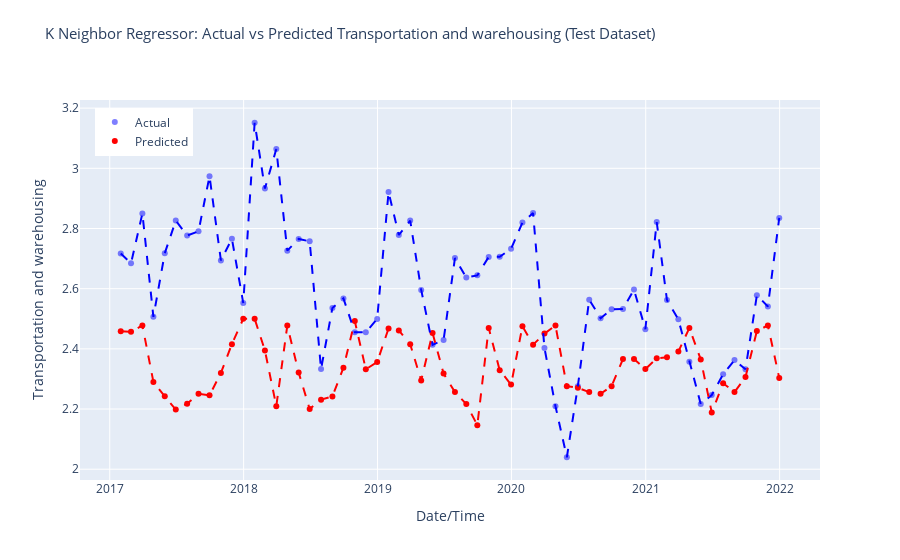

Notebook code cell kept with this figure:
### Code cell
# Make predictions on the test dataset
predictions = pycr.predict_model(model, data = test_data)
r2 = r2_score(predictions['Transportation and warehousing'], predictions['prediction_label'])
print('R-squared (R2) Score:', r2)


# Sort predictions DataFrame by index
predictions.sort_index(inplace=True)

# Create Plotly figure
fig = make_subplots(rows=1, cols=1, shared_xaxes=True, shared_yaxes=True)

# Add scatter plot for actual values
fig.add_trace(go.Scatter(x=predictions.index, y=predictions['Transportation and warehousing'],
                         mode='markers', marker=dict(color='blue', opacity=0.5),
                         name='Actual'), row=1, col=1)

# Add scatter plot for predicted values
fig.add_trace(go.Scatter(x=predictions.index, y=predictions['prediction_label'],
                         mode='markers', marker=dict(color='red'),
                         name='Predicted'), row=1, col=1)

# Add lines for sorted actual values
fig.add_trace(go.Scatter(x=predictions.index, y=predictions['Transportation and warehousing'].sort_index(),
                         mode='lines', line=dict(color='blue', dash='dash'),
                         showlegend=False), row=1, col=1)

# Add lines for sorted predicted values
fig.add_trace(go.Scatter(x=predictions.index, y=predictions['prediction_label'].sort_index(),
                         mode='lines', line=dict(color='red', dash='dash'),
                         showlegend=False), row=1, col=1)

fig.update_layout(title_text='K Neighbor Regressor: Actual vs Predicted Transportation and warehousing (Test Dataset)',
                  title_font_size=15, title_y=0.95,
                  xaxis_title='Date/Time', yaxis_title='Transportation and warehousing',
                  legend=dict(x=0.02, y=0.98),
                  grid=dict(rows=1, columns=1, ygap=0.2))

# Show interactive plot
fig.show()
